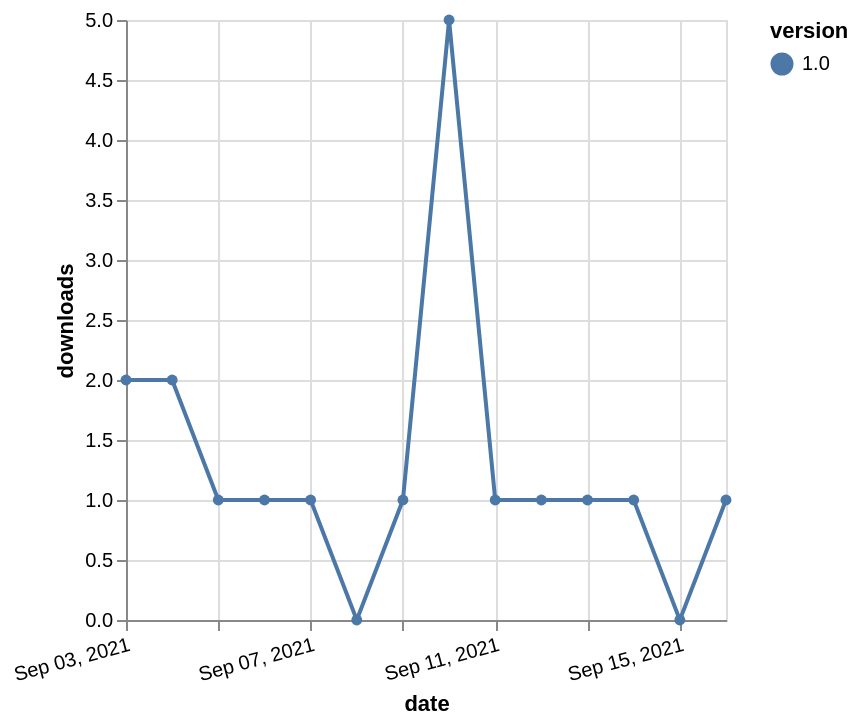

Describe this chart as a Vega-Lite specification.
### Vega-Lite specification from a JSON file in a GitHub repository (floating-point values rounded to 4 significant figures)
{"$schema": "https://vega.github.io/schema/vega-lite/v5.json", "description": "A simple bar chart with embedded data.", "data": {"values": [{"date": "2021-09-03", "total": 68, "delta": 2, "version": "1.0"}, {"date": "2021-09-04", "total": 70, "delta": 2, "version": "1.0"}, {"date": "2021-09-05", "total": 71, "delta": 1, "version": "1.0"}, {"date": "2021-09-06", "total": 72, "delta": 1, "version": "1.0"}, {"date": "2021-09-07", "total": 73, "delta": 1, "version": "1.0"}, {"date": "2021-09-08", "total": 73, "delta": 0, "version": "1.0"}, {"date": "2021-09-09", "total": 74, "delta": 1, "version": "1.0"}, {"date": "2021-09-10", "total": 79, "delta": 5, "version": "1.0"}, {"date": "2021-09-11", "total": 80, "delta": 1, "version": "1.0"}, {"date": "2021-09-12", "total": 81, "delta": 1, "version": "1.0"}, {"date": "2021-09-13", "total": 82, "delta": 1, "version": "1.0"}, {"date": "2021-09-14", "total": 83, "delta": 1, "version": "1.0"}, {"date": "2021-09-15", "total": 83, "delta": 0, "version": "1.0"}, {"date": "2021-09-16", "total": 84, "delta": 1, "version": "1.0"}]}, "width": "container", "mark": {"type": "line", "point": {"filled": true}}, "encoding": {"x": {"field": "date", "type": "temporal", "timeUnit": "yearmonthdate", "title": "date", "axis": {"labelAngle": -15}}, "y": {"field": "delta", "type": "quantitative", "title": "downloads"}, "color": {"field": "version", "type": "nominal"}, "tooltip": {"field": "delta"}}}
